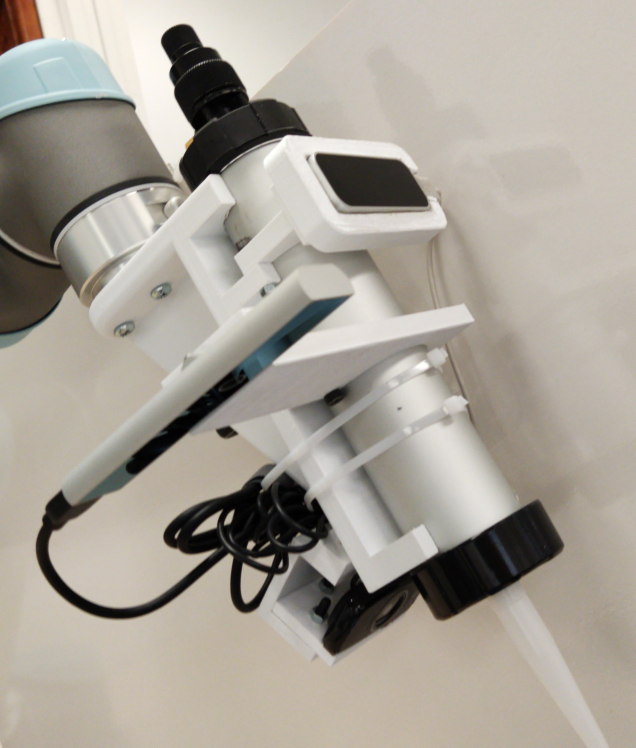
#> input picture manual/videos/mounting_3d_printing.jpeg, 1908 x 2242 px, given in place of the camera (shown at 1/3 size)
$ python new_rgb_cam_control.py   (Python 2 division)
#> lines starting #> are read from the running program, lines starting #| are printed output that depends on the picture; after the words box and inside, x2 and y2 are one past the last pixel; in counts of white or black regions, pixels touching at a corner belong together
#!/usr/bin/env python
# -*- coding: utf-8 -*-

from __future__ import division
import cv2
import numpy as np
import copy
import math
from matplotlib import pyplot as plt
from scipy import signal, ndimage

# global varibales
global frame
k_list = []
b_list = []
f_k_list = []
f_b_list = []
count_nan = 0
noedge = True
# window offset
preroi_offset = 150
# preroi_offset = 200
postroi_offset = -110

def image_processor(capture):

    global frame

    width = capture.get(cv2.CAP_PROP_FRAME_WIDTH) # 1280
    height = capture.get(cv2.CAP_PROP_FRAME_HEIGHT) # 720

    # print width, height

    while capture.isOpened():

        # 1. start, draw the point of action
        ret, frame = capture.read()
#> frame is the input picture: shape (2242, 1908, 3); mean B, G, R 151.6, 161.5, 167.6

        limg = copy.deepcopy(frame)
        rimg = copy.deepcopy(frame)

        frame = cv2.GaussianBlur(frame,(5,5),0)
        hsv=cv2.cvtColor(frame,cv2.COLOR_BGR2HSV)
#> hsv: shape (2242, 1908, 3); mean H, S, V 24.3, 29.7, 168.3

        tip_width = int(width*65/160)
        tip_height = int(21/64*height) #240
        tip_pos = np.array([tip_width, tip_height])

        cv2.line(frame, (tip_width, 0), (tip_width, int(height)), (0, 0, 0))
        cv2.circle(frame, (tip_width,tip_height), radius=5, color=(0, 255, 0), thickness=-1)

        # 2. pre zone
        d = process_pre_roi(limg, tip_pos)

        # 3. post zone
        xr,yr,wr,hr = process_post_roi(rimg, tip_pos)

        # 4. create a black image for displaying information
        # cv2.imshow('frame', frame)
        info = display_info(d, xr, yr, hr, wr, tip_height)
        images = np.hstack((frame, info))
        cv2.imshow('Processsed', images)

        if cv2.waitKey(30) & 0xFF == ord('q'):
            break

def process_pre_roi(limg, tip_pos):

    """
    Define pre sealing roi and methods to process the image

    Args:
        limg: original frame image
        tip_pos: point of action position

    Returns:
        k: deravative
        b: y-intercept
        (line equation: y = kx + b w.r.t original frame)
    """

    global frame, k_list, b_list, count_nan, noedge, preroi_offset

    # 1. define left roi
    tip_width = tip_pos[0]
    tip_height = tip_pos[1]
    left_rectangle_center = np.array([tip_width+preroi_offset, tip_height])
    left_rectangle_height = 60
    # left_rectangle_height = 80
    left_rectangle_width = 120
    cv2.rectangle(frame,(left_rectangle_center[0]- left_rectangle_width,left_rectangle_center[1]- left_rectangle_height),(left_rectangle_center[0]+ left_rectangle_width,left_rectangle_center[1]+ left_rectangle_height),(255,255,255),1)

    # 2. process left image
    # 2a. define left ROI
    limg = cv2.GaussianBlur(limg,(3,3),0)
    # (xl1, yl1) denotes left up corner, (xl2,yl2) denotes right bottom corner
    # for the line function, the origin is left bottom corner
    # for image, the origin is left up corner
    yl1 = left_rectangle_center[1]- left_rectangle_height
    yl2 = left_rectangle_center[1]+ left_rectangle_height
    xl1 = left_rectangle_center[0]- left_rectangle_width
    xl2 = left_rectangle_center[0]+ left_rectangle_width
    left_rectangle_img = limg[yl1:yl2, xl1:xl2]
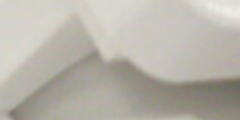
#> left_rectangle_img: shape (120, 240, 3); mean of channels 0, 1, 2 170.9, 179.2, 183.1; drawn as B, G, R

    # 2b. get the line function of the detected edge in left ROI
    d = np.nan
    lk, lb = process_pre_roi_getkb(left_rectangle_img, tip_pos)

    # for five consective frame
    # if all non then stop using the previous value
    if noedge == True and math.isnan(lk)==False:
        # first detetion
        noedge = False
        count_nan = 0

    elif noedge == False:
        if not math.isnan(lk):
            count_nan = 0
        else:
            count_nan += 1
            lk = k_list[-1]
            lb = b_list[-1]
            if count_nan % 20 == 0:
                noedge = True

    if noedge == False:

        k_list.append(lk)
        b_list.append(lb)

        # 2c. filter the line
        lk, lb = preroi_filter(lk, lb)

        # 2d. lb = lb+y_offset-lk*x_offset remap the function from ROI to original frame
        y_offset = yl1
        x_offset = xl1
        lb = lb+y_offset-lk*x_offset
        a1 = xl1
        a2 = xl2
        b1 = int(lk*a1+lb)
        b2 = int(lk*a2+lb)
        cv2.line(frame,(a1,b1),(a2,b2),(0,0,255),2)

        # 2e. calculate the error (distance between the line to the point of action (tip))
        p1 = np.array([a1, b1])
        p2 = np.array([a2, b2])
        d = np.cross(p2-p1,tip_pos-p1)/np.linalg.norm(p2-p1)


    return d

def process_pre_roi_getkb(limg, tip_pos):

    """
    Get the function of most likely edge using Hough Transfrmation

    Args:
        limg: original frame image
        tip_pos: point of action position

    Returns:
        k: deravative
        b: y-intercept
        (line equation: y = kx + b w.r.t left ROI)
    """
    limg_width = limg.shape[1]
#> limg_width = 240
    limg_height = limg.shape[0]
#> limg_height = 120
    new_p0 = np.array([0, int(limg_height/2)])
#> new_p0 = [0, 60]

    cv2.circle(limg, (new_p0[0],new_p0[1]), radius=3, color=(0, 255, 0), thickness=-1)
#> limg: shape (120, 240, 3)

    gray = cv2.cvtColor(limg,cv2.COLOR_BGR2GRAY)
    edges = cv2.Canny(gray,60,80,apertureSize = 3) #apertureSize size of kernal
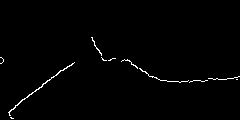
#> edges: shape (120, 240); 1.1% white in thin lines or dots, all inside (x1, y1, x2, y2) = (0, 37, 240, 119)
    lines = cv2.HoughLines(edges,1,np.pi/180,threshold=50)
#> lines = [[93, 0.925], [92, 0.89]]


    k = np.nan
    b = np.nan
    select_one = 1

    if lines is not None:
        # filter out the line that is too far away from point of action
        slines = select_line(new_p0, lines)
#> the loop in select_line, `for line in lines:` made 2 passes
#> after the loop in select_line, `for line in lines:`: slines = [[[93, 0.925]], [[92, 0.89]]]
#> slines = [[[93, 0.925]], [[92, 0.89]]]
        if slines is not None:
            for line in slines:
                for rho,theta in line:
                    # only select the first one (strongest one) to be the edge
                    if select_one == 1:
                        a = np.cos(theta)
                        b = np.sin(theta)
                        x0 = a*rho
                        y0 = b*rho
                        x1 = int(x0 + 1000*(-b))
                        y1 = int(y0 + 1000*(a))
                        x2 = int(x0 - 1000*(-b))
                        y2 = int(y0 - 1000*(a))
                        cv2.line(limg,(x1,y1),(x2,y2),(0,0,255),2)
                        k, b = polar2cartesian(rho, theta, rotate90 = True)
                        select_one = select_one +1
#> this loop made 2 passes
#> line on pass 1: [[93, 0.925]]
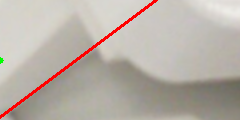
#> limg: shape (120, 240, 3); mean of channels 0, 1, 2 167.3, 175.6, 184.4; drawn as B, G, R
#> after the loop, a = 0.602; b = 116.4; k = -0.754; select_one = 2; x0 = 55.97; x1 = -742; x2 = 854; y0 = 74.27; y1 = 676; y2 = -527
#> in process_pre_roi, `lk, lb = process_pre_roi_getkb(left_rectangle_img, tip_pos)`: lk = -0.754; lb = 116.4

    cv2.imshow('roi', limg)
    cv2.imshow('edge', edges)

    return k, b

def polar2cartesian(rho, theta_rad, rotate90 = True):
    """
    Converts line equation from polar to cartesian coordinates

    Args:
        rho: input line rho
        theta_rad: input line theta
        rotate90: output line perpendicular to the input line

    Returns:
        m: slope of the line
           For horizontal line: m = 0
           For vertical line: m = np.nan
        b: intercept when x=0
    """
    x = np.cos(theta_rad) * rho
    y = np.sin(theta_rad) * rho
    m = np.nan
    if not np.isclose(x, 0.0):
        m = y / x
    if rotate90:
        if m is np.nan:
            m = 0.0
        elif np.isclose(m, 0.0):
            m = np.nan
        else:
            m = -1.0 / m
    b = 0.0
    if m is not np.nan:
        b = y - m * x

    return m, b

def select_line(p0, lines):

    """
    Filter the lines

    Args:
        p0: position of point of action
        lines: all the lines(edges) detected

    Returns:
        slines: lines that meet the tolerance (order: from strong to weak according to Hough Transfrmation)
    """

    slines = []
    # angle of line, 0 for vertical, pi/2 for horizonal
    angle_threshold = [np.pi/4, np.pi*3/4]
    # the farest allowable distance from line to point of action
    distance_threshold = 30
    # the farest allowable distance from line y-intercept to point of action
    y_threshold = 40

    for line in lines:
        for rho,theta in line:
            if angle_threshold[0] <= theta <= angle_threshold[1]:
                if not math.isnan(theta):
                    slines.append(line)
                # [22 lines of commented-out code are left out]

    return slines

def plotkb():
    """
    Plot k, b value
    """
    global k_list, b_list, f_k_list, f_b_list

    x = range(np.array(k_list).shape[0])
    plt.ion()
    plt.show()
    plt.cla()

    plt.subplot(4,1,1)
    plt.plot(x, k_list, color='r', linewidth=0.5)
    plt.title('slope: k_list')
    plt.subplot(4,1,2)
    plt.plot(x, f_k_list, color='k', linewidth=0.5)
    plt.title('filtered_k_list')
    plt.subplot(4,1,3)
    plt.plot(x, b_list,  color='r', linewidth=0.5)
    plt.title('y-intercept: b_list')
    plt.subplot(4,1,4)
    plt.plot(x, f_b_list,  color='k', linewidth=0.5)
    plt.title('filtered_b_list')
        #     >>> plot(x, y, 'go--', linewidth=2, markersize=12)
        # >>> plot(x, y, color='green', marker='o', linestyle='dashed',
        # ...      linewidth=2, markersize=12)

    plt.tight_layout()
    plt.autoscale(enable=True)

    plt.draw()
    plt.pause(0.001)

def preroi_filter(lk, lb):
    """
    Filter the data using first order low-pass filter, two parameters to adjust the result
    alpha: how much the original data should be "corrected", 0 for no correction
    n: how close should this new measures be to the previous one, for averaging the value

    Args:
        lk: slope
        lb: y-intercept

    Returns:
        new_k: new slope
        new_b: new y-intercept
    """
#> called with lk = -0.754, lb = 116.4
    global k_list, b_list, f_k_list, f_b_list

    # low pass filter
    new_k = lk
#> new_k = -0.754
    new_b = lb
#> new_b = 116.4
#> in process_pre_roi, `lb = lb+y_offset-lk*x_offset`: lb = 1398.1
#> in process_pre_roi, `b1 = int(lk*a1+lb)`: b1 = 791
#> in process_pre_roi, `b2 = int(lk*a2+lb)`: b2 = 610
#> in process_pre_roi, `p1 = np.array([a1, b1])`: p1 = [805, 791]
#> in process_pre_roi, `p2 = np.array([a2, b2])`: p2 = [1045, 610]
#> in process_pre_roi, `d = np.cross(p2-p1,tip_pos-p1)/np.linalg.norm(p2-p1)`: d = -62.77
    # how close is this new measures to the previous one
    n = 20
    # how much the original data should be "corrected"q
    alpha = 0.1

    k_weights=[1,1,1,1,1,1,1,1,1,1,1,1,1,1,1,2,2,2,2,2]
    # k_weights = np.ones(n)

    if np.array(k_list).shape[0]>n:
        new_k = np.average(np.array(k_list)[-n-1:-1], weights=k_weights)
        new_b = np.average(np.array(b_list)[-n-1:-1], weights=k_weights)
        if abs(new_k-lk)>10 or abs(lk-k_list[-2])>10 or abs(new_k-k_list[-n])>10:
            print "line change dtected:  " + str(abs(new_k-lk))
            new_k = lk
            new_b = lb

    f_k_list.append(new_k)
    f_b_list.append(new_b)
    k_list[-1] = alpha*new_k + (1-alpha)*k_list[-1]
    b_list[-1] = alpha*new_b + (1-alpha)*b_list[-1]

    # plotkb()

    return new_k, new_b

def process_post_roi(rimg, tip_pos):
    """
    Define post sealing roi and methods to process the image

    Args:
        rimg: original frame image
        tip_pos: point of action position

    Returns:
        x: x coordiante for left top corner point
        y: y coordiante for left top corner point
        w: width of rectangle
        h: height of rectangle
        all value is w.r.t frame
    """
    global frame

    # 1. define right(post) roi
    tip_width = tip_pos[0]
    tip_height = tip_pos[1]
    right_rectangle_center = np.array([tip_width+postroi_offset, tip_height])
    right_rectangle_height = 45
    right_rectangle_width = 75
    cv2.rectangle(frame,(right_rectangle_center[0]- right_rectangle_width,right_rectangle_center[1]- right_rectangle_height),(right_rectangle_center[0]+ right_rectangle_width,right_rectangle_center[1]+ right_rectangle_height),(255,255,255),1)

    # 2. process right image
    # 2a. define right ROI
    yr1 = right_rectangle_center[1]- right_rectangle_height
    yr2 = right_rectangle_center[1]+ right_rectangle_height
    xr1 = right_rectangle_center[0]- right_rectangle_width
    xr2 = right_rectangle_center[0]+ right_rectangle_width
    right_rectangle_img = rimg[yr1:yr2, xr1:xr2]
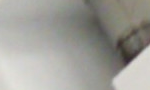
#> right_rectangle_img: shape (90, 150, 3); mean B, G, R 152.1, 158, 159.1

    # 2b. get the shape (presumably rectangle) using process_right_rectangle
    xr,yr,wr,hr = process_post_roi_getshape(right_rectangle_img)

    # 2c. remap the result from ROI to original frame
    if not (xr==0 and yr==0 and wr==0 and hr==0):
        xr = xr + right_rectangle_center[0]- right_rectangle_width
        yr = yr + right_rectangle_center[1]- right_rectangle_height
        xr = int(xr)
        yr = int(yr)
        cv2.rectangle(frame, (xr, yr), (xr + wr, yr + hr), (255, 255, 0), 2)  # blue

    return xr,yr,wr,hr

def process_post_roi_getshape(rimg):
    """
    Get the parameter of silicone(shape: rectangle) using color detection

    Args:
        rimg: original frame image

    Returns:
        x: x coordiante for left top corner point
        y: y coordiante for left top corner point
        w: width of rectangle
        h: height of rectangle
        all value is w.r.t right ROI
    """
    hsv=cv2.cvtColor(rimg,cv2.COLOR_BGR2HSV)
#> hsv: shape (90, 150, 3); mean H, S, V 34.2, 14.5, 159.9
    l_b = np.array([70, 0, 0])
    u_b = np.array([100, 80, 255])

    mask=cv2.inRange(hsv, l_b, u_b)
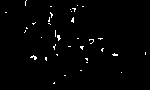
#> mask: shape (90, 150); 1.4% white in thin lines or dots, all inside (x1, y1, x2, y2) = (5, 0, 146, 84)
    mask=cv2.erode(mask,None,iterations=2)
#> mask: shape (90, 150); every value is 0
    mask=cv2.dilate(mask,None,iterations=2)
    mask=cv2.GaussianBlur(mask,(3,3),0)
    res=cv2.bitwise_and(rimg,rimg,mask=mask)
#> res: shape (90, 150, 3); every value is 0
    cnts=cv2.findContours(mask.copy(),cv2.RETR_EXTERNAL,
                          cv2.CHAIN_APPROX_SIMPLE)[-2]
#> cnts = []
#> in process_post_roi, `xr,yr,wr,hr = process_post_roi_getshape(right_rectangle_img)`: xr = 0

    x,y,w,h = 0,0,0,0

    if len(cnts)>0:
        cnt = max (cnts,key=cv2.contourArea)
        x, y, w, h = cv2.boundingRect(cnt)
        cv2.rectangle(rimg, (x, y), (x + w, y + h), (255,255,0), 2)

    # cv2.imshow('rcapture',rimg)
    # cv2.imshow('rres', res)
    return x,y,w,h

def display_info(d, xr, yr, hr, wr, tip_height):
    """
    Dispaly useful information
    """
#> called with d = -62.77, xr = 0, yr = 0, hr = 0, wr = 0, tip_height = 735
    note = np.zeros((720,400,3), np.uint8)
    font = cv2.FONT_HERSHEY_SIMPLEX
#> font = 0
    i_in = 20
    b_in = 50
    s_in = 30
    cv2.putText(note,'Feedback',(10,i_in), font, 0.5,(255,255,255),1)
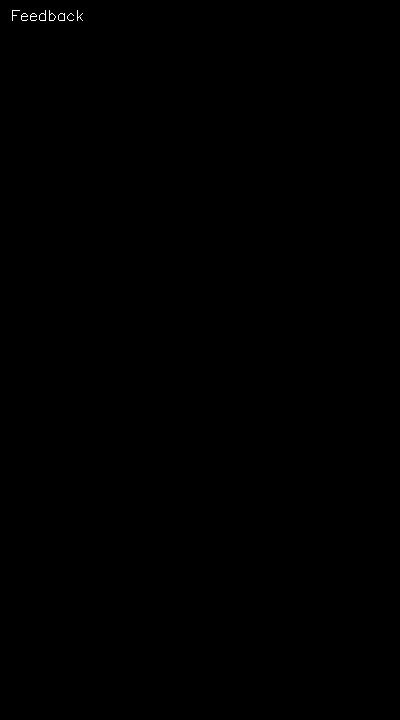
#> note: shape (720, 400, 3); 0.06% white in thin lines or dots, all inside (x1, y1, x2, y2) = (12, 10, 83, 21)

    cv2.putText(note,'Green: point of action (target)',(10,i_in+b_in), font, 0.5,(0,255,0),1)

    cv2.putText(note,'Left box',(10,i_in+2*b_in), font, 0.5,(255,255,255),1)
    cv2.putText(note,'Red line: edge (detected)',(10,i_in+2*b_in+s_in), font, 0.5,(0,0,255),1)

    if not math.isnan(d):
        cv2.putText(note,'Distance to target: '+ str(round(d,2)) +' pixel (error)',(10,i_in+2*b_in+2*s_in), font, 0.5,(0,0,255),1)

    cv2.putText(note,'Right box',(10,i_in+3*b_in+2*s_in), font, 0.5,(255,255,255),1)
    cv2.putText(note,'Blue box: Sealed region',(10,i_in+3*b_in+3*s_in), font, 0.5,(255,255,0),1)
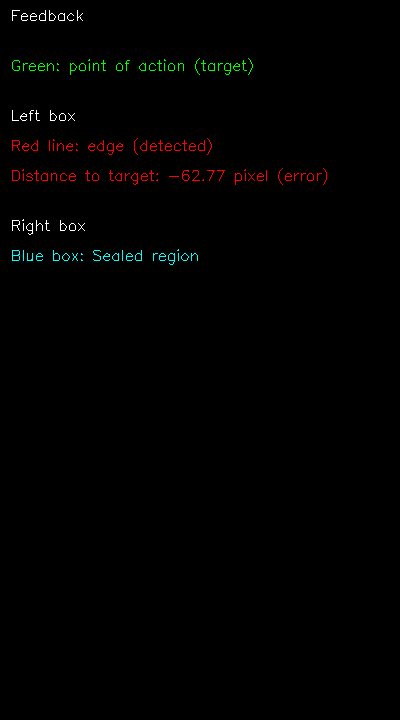
#> note: shape (720, 400, 3); mean of channels 0, 1, 2 0.8, 1.2, 1.4; drawn as B, G, R
    if hr != 0:
        cv2.putText(note,'Height of silicone: ' + str(round(hr,2)) +' pixel',(10,i_in+3*b_in+4*s_in),font, 0.5,(255,255,0),1)
        cv2.putText(note,'Distance to target (height): ' + str(round(yr+hr/2-tip_height,2)) +' pixel (error)',(10,i_in+3*b_in+5*s_in),font, 0.5,(255,255,0),1)

    return note

if __name__ == '__main__':

    try:
        capture = cv2.VideoCapture(-1)
        capture.set(cv2.CAP_PROP_FRAME_WIDTH, 1280)
        capture.set(cv2.CAP_PROP_FRAME_HEIGHT, 720)

        # capture = cv2.VideoCapture('/home/maggie/ros/feedback/sealing_video/1_web.avi')
        # capture = cv2.VideoCapture('/home/maggie/ros/feedback/sealing_video/2_web.avi')
#> (the run stopped early here; a loop or call above may not have finished)
